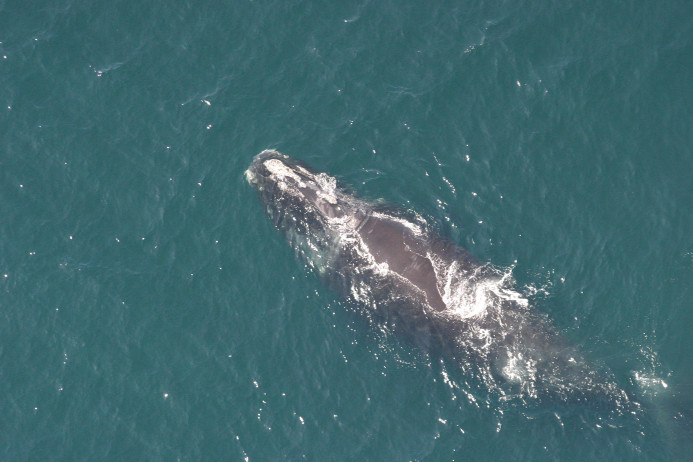
#> input picture samples/sample1.jpg, 693 x 462 px
$ python -i 'Segmentation - Whale detection.py'   (imports and definitions only)   (older library calls are emulated)
#> lines starting #> are read from the running program, lines starting #| are printed output that depends on the picture
# -*- coding: utf-8 -*-

import numpy as np
from skimage import io
from skimage.filters.rank import *
from skimage.color import rgb2grey
import skimage
from sklearn.cluster import AgglomerativeClustering


# [6 lines left out: function import_img, not called in this run]

def normalize_RGBratio(image):
    res = image.copy()
    mean = image.mean()
    res[:,:,1] = image[:,:,1]/image[:,:,0]*mean
    res[:,:,2] = image[:,:,2]/image[:,:,0]*mean
    res[:,:,0] = mean
    return res

# [23 lines left out: function resize_seg, not called in this run]

def seg_stats_retrieve(seg,image):
    data = []
    for seg_no in range(seg.max()+1):
        data_point = np.mean(image[seg==seg_no],axis=0)
        data.append(data_point)
    return np.vstack(data)

def seg_reduction(seg, data, new_seg_no=3):
    clus = AgglomerativeClustering(n_clusters=new_seg_no, affinity='euclidean')
    new_clust = np.array(clus.fit_predict(data),dtype=np.int8)
    new_seg = seg.copy()
    for seg_no in range(seg.max()+1):
        new_seg[seg==seg_no] = new_clust[seg_no]
    return new_seg

# [15 lines left out: function seg_selection, not called in this run]

def whale_detection(image):
    img_copy = skimage.transform.resize(image,(100,100,3))
    img_copy = skimage.filters.gaussian_filter(img_copy, sigma=0.5)
    img_norm = normalize_RGBratio(img_copy)
    seg = skimage.segmentation.slic(img_norm, n_segments=10,max_iter=100,enforce_connectivity=True,
                                   max_size_factor=10)

    data = seg_stats_retrieve(seg, img_copy)
    seg = seg_reduction(seg, data)
    seg = seg_selection(seg, img_copy, img_norm)
    res = resize_seg(seg,image)

    crop = np.nonzero(res)
    rectangle = np.array([[crop[0].min(), crop[1].min()],
                          [crop[0].max(), crop[1].max()]])
    return rectangle

>>> import cv2
>>> picture = cv2.cvtColor(cv2.imread('../samples/sample1.jpg'), cv2.COLOR_BGR2RGB)
>>> result = whale_detection(picture)
#> in whale_detection, `img_copy = skimage.transform.resize(image,(100,100,3))`:
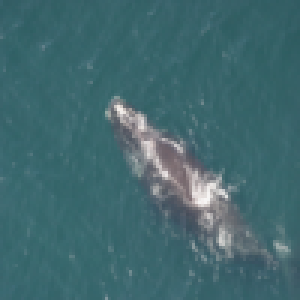
#> img_copy: shape (100, 100, 3) float64 (shown 3 times larger); mean R, G, B 0.26, 0.413, 0.436
#> in normalize_RGBratio, `mean = image.mean()`: mean = 0.369
#> in normalize_RGBratio, `res[:,:,1] = image[:,:,1]/image[:,:,0]*mean`:
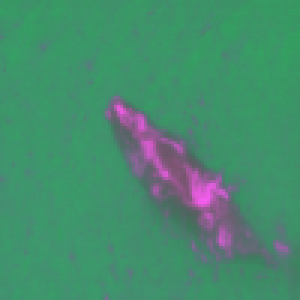
#> res: shape (100, 100, 3) float64 (shown 3 times larger); mean R, G, B 0.276, 0.554, 0.433
#> in normalize_RGBratio, `res[:,:,2] = image[:,:,2]/image[:,:,0]*mean`:
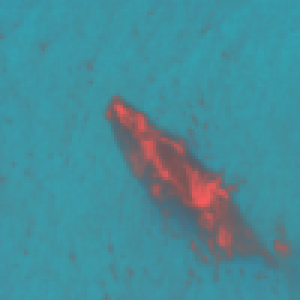
#> res: shape (100, 100, 3) float64 (shown 3 times larger); mean R, G, B 0.276, 0.554, 0.604
#> in normalize_RGBratio, `res[:,:,0] = mean`:
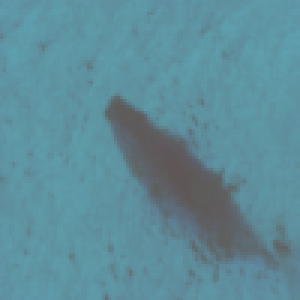
#> res: shape (100, 100, 3) float64 (shown 3 times larger); mean R, G, B 0.369, 0.554, 0.604
#> in whale_detection, `seg = skimage.segmentation.slic(img_norm, n_segments=10,max_iter=100,e..`:
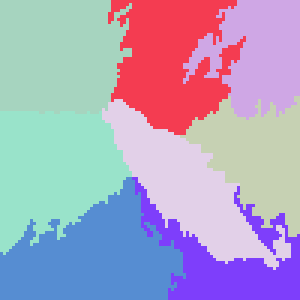
#> seg: shape (100, 100) int64 (shown 3 times larger); 8 distinct labels, from 1 to 8; one colour per label, 0 black
#> the loop in seg_stats_retrieve, `for seg_no in range(seg.max()+1):` made 9 passes
#> data_point on passes 1 to 9: [nan, nan, nan], [0.241, 0.381, 0.418], [0.247, 0.383, 0.419], [0.227, 0.366, 0.4], [0.249, 0.384, 0.419], [0.475, 0.498, 0.518], [0.247, 0.392, 0.428], [0.253, 0.394, 0.431], [0.266, 0.381, 0.421]
#> after the loop in seg_stats_retrieve, `for seg_no in range(seg.max()+1):`: data = [[nan, nan, nan], [0.241, 0.381, 0.418], [0.247, 0.383, 0.419], [0.227, 0.366, 0.4], [0.249, 0.384, 0.419], [0.475, 0.498, 0.518], [0.247, 0.392, 0.428], [0.253, 0.394, 0.431], [0.266, 0.381, 0.421]]
#> (the run stopped early here; a loop or call above may not have finished)

$ run again, on samples/sample2.jpg
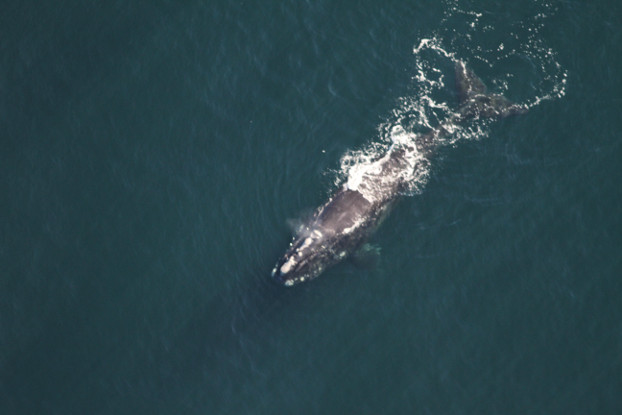
#> input picture samples/sample2.jpg, 622 x 415 px
#> in whale_detection, `img_copy = skimage.transform.resize(image,(100,100,3))`:
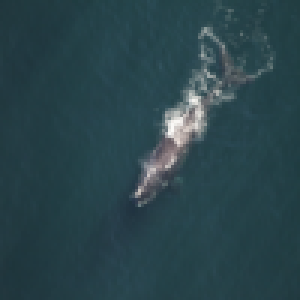
#> img_copy: shape (100, 100, 3) float64 (shown 3 times larger); mean R, G, B 0.169, 0.271, 0.298
#> mean = 0.246
#> in whale_detection, `seg = skimage.segmentation.slic(img_norm, n_segments=10,max_iter=100,e..`:
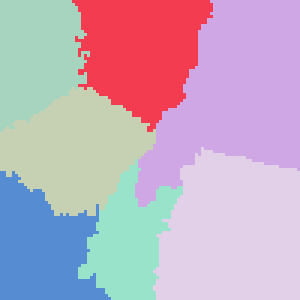
#> seg: shape (100, 100) int64 (shown 3 times larger); 7 distinct labels, from 1 to 7; one colour per label, 0 black
#> the loop in seg_stats_retrieve, `for seg_no in range(seg.max()+1):` made 8 passes
#> data_point on passes 1 to 8: [nan, nan, nan], [0.145, 0.226, 0.257], [0.169, 0.264, 0.299], [0.257, 0.326, 0.351], [0.159, 0.249, 0.283], [0.159, 0.249, 0.281], [0.166, 0.247, 0.287], [0.146, 0.225, 0.257]
#> after the loop in seg_stats_retrieve, `for seg_no in range(seg.max()+1):`: data = [[nan, nan, nan], [0.145, 0.226, 0.257], [0.169, 0.264, 0.299], [0.257, 0.326, 0.351], [0.159, 0.249, 0.283], [0.159, 0.249, 0.281], [0.166, 0.247, 0.287], [0.146, 0.225, 0.257]]

$ run again, on samples/sample3.jpg
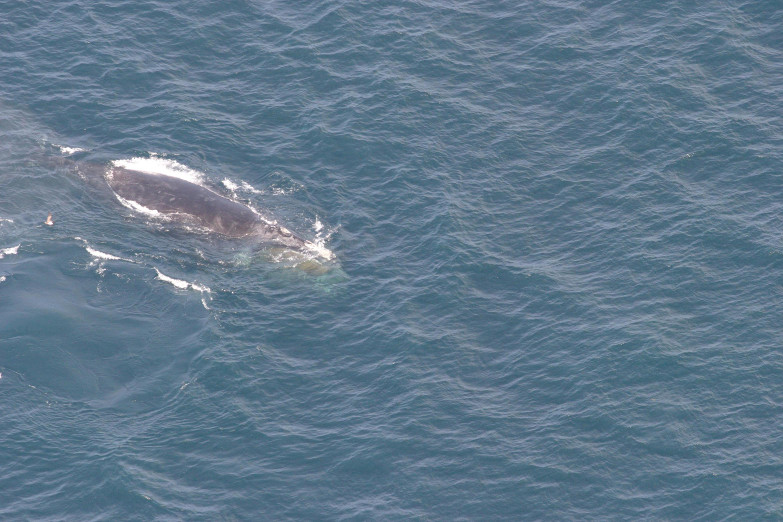
#> input picture samples/sample3.jpg, 783 x 522 px
#> in whale_detection, `img_copy = skimage.transform.resize(image,(100,100,3))`:
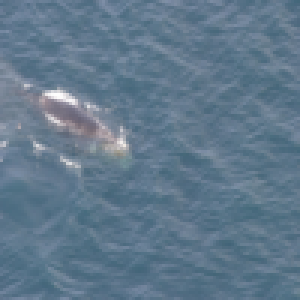
#> img_copy: shape (100, 100, 3) float64 (shown 3 times larger); mean R, G, B 0.381, 0.474, 0.55
#> mean = 0.468
#> in whale_detection, `seg = skimage.segmentation.slic(img_norm, n_segments=10,max_iter=100,e..`:
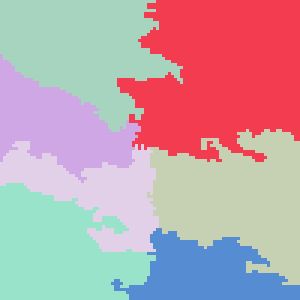
#> seg: shape (100, 100) int64 (shown 3 times larger); 7 distinct labels, from 1 to 7; one colour per label, 0 black
#> the loop in seg_stats_retrieve, `for seg_no in range(seg.max()+1):` made 8 passes
#> data_point on passes 1 to 8: [nan, nan, nan], [0.393, 0.476, 0.55], [0.388, 0.47, 0.541], [0.513, 0.546, 0.592], [0.375, 0.462, 0.532], [0.381, 0.466, 0.54], [0.356, 0.451, 0.527], [0.356, 0.447, 0.521]
#> after the loop in seg_stats_retrieve, `for seg_no in range(seg.max()+1):`: data = [[nan, nan, nan], [0.393, 0.476, 0.55], [0.388, 0.47, 0.541], [0.513, 0.546, 0.592], [0.375, 0.462, 0.532], [0.381, 0.466, 0.54], [0.356, 0.451, 0.527], [0.356, 0.447, 0.521]]

$ run again, on samples/sample4.jpg
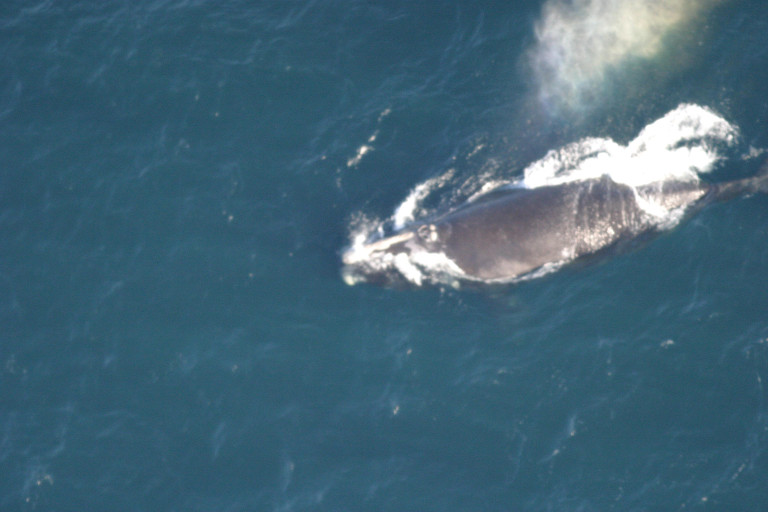
#> input picture samples/sample4.jpg, 768 x 512 px
#> in whale_detection, `img_copy = skimage.transform.resize(image,(100,100,3))`:
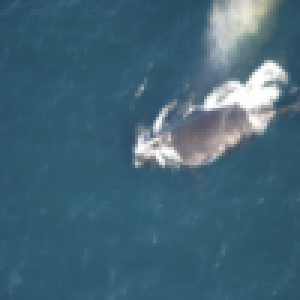
#> img_copy: shape (100, 100, 3) float64 (shown 3 times larger); mean R, G, B 0.264, 0.399, 0.468
#> mean = 0.377
#> in whale_detection, `seg = skimage.segmentation.slic(img_norm, n_segments=10,max_iter=100,e..`:
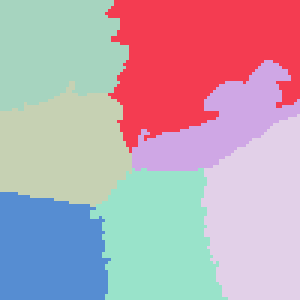
#> seg: shape (100, 100) int64 (shown 3 times larger); 7 distinct labels, from 1 to 7; one colour per label, 0 black
#> the loop in seg_stats_retrieve, `for seg_no in range(seg.max()+1):` made 8 passes
#> data_point on passes 1 to 8: [nan, nan, nan], [0.2, 0.332, 0.411], [0.33, 0.423, 0.482], [0.648, 0.655, 0.669], [0.212, 0.348, 0.427], [0.213, 0.344, 0.419], [0.226, 0.362, 0.443], [0.213, 0.349, 0.429]
#> after the loop in seg_stats_retrieve, `for seg_no in range(seg.max()+1):`: data = [[nan, nan, nan], [0.2, 0.332, 0.411], [0.33, 0.423, 0.482], [0.648, 0.655, 0.669], [0.212, 0.348, 0.427], [0.213, 0.344, 0.419], [0.226, 0.362, 0.443], [0.213, 0.349, 0.429]]
